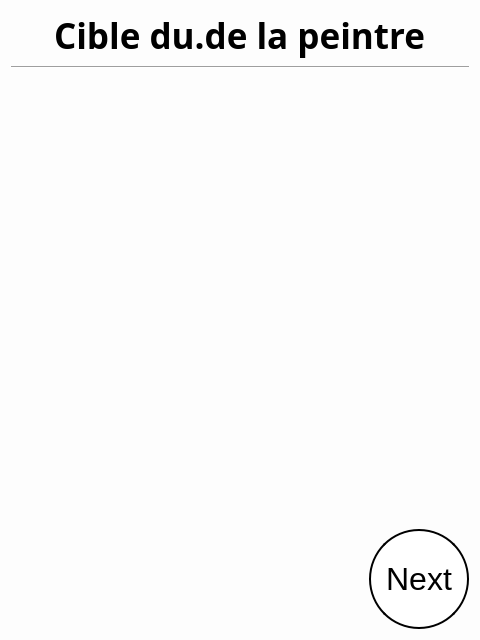
<?xml version="1.0" encoding="UTF-8"?>
<ui version="4.0">
 <class>PainterTarget</class>
 <widget class="QWidget" name="PainterTarget">
  <property name="geometry">
   <rect>
    <x>0</x>
    <y>0</y>
    <width>480</width>
    <height>640</height>
   </rect>
  </property>
  <property name="windowTitle">
   <string>Form</string>
  </property>
  <property name="styleSheet">
   <string notr="true">#PainterTarget {
    background-color: rgb(253, 253, 253);
    }

QPushButton  {
    border: 2px solid black;
    background-color: white;
    padding: 10px 10px;
    font-size: 32px;
    border-radius: 50px;
}</string>
  </property>
  <layout class="QGridLayout" name="gridLayout">
   <item row="0" column="0">
    <layout class="QVBoxLayout" name="verticalLayout_2">
     <item alignment="Qt::AlignHCenter">
      <widget class="QLabel" name="label">
       <property name="sizePolicy">
        <sizepolicy hsizetype="Fixed" vsizetype="Fixed">
         <horstretch>0</horstretch>
         <verstretch>0</verstretch>
        </sizepolicy>
       </property>
       <property name="font">
        <font>
         <family>Yu Gothic UI Semibold</family>
         <pointsize>26</pointsize>
         <weight>75</weight>
         <bold>true</bold>
        </font>
       </property>
       <property name="text">
        <string>Cible du.de la peintre</string>
       </property>
       <property name="alignment">
        <set>Qt::AlignCenter</set>
       </property>
      </widget>
     </item>
     <item>
      <layout class="QVBoxLayout" name="verticalLayout">
       <item>
        <widget class="Line" name="line">
         <property name="font">
          <font>
           <family>Yu Gothic UI Semilight</family>
           <pointsize>18</pointsize>
          </font>
         </property>
         <property name="orientation">
          <enum>Qt::Horizontal</enum>
         </property>
        </widget>
       </item>
       <item>
        <spacer name="verticalSpacer">
         <property name="orientation">
          <enum>Qt::Vertical</enum>
         </property>
         <property name="sizeHint" stdset="0">
          <size>
           <width>20</width>
           <height>40</height>
          </size>
         </property>
        </spacer>
       </item>
       <item alignment="Qt::AlignRight">
        <widget class="QPushButton" name="nextButton">
         <property name="sizePolicy">
          <sizepolicy hsizetype="Fixed" vsizetype="Fixed">
           <horstretch>0</horstretch>
           <verstretch>0</verstretch>
          </sizepolicy>
         </property>
         <property name="minimumSize">
          <size>
           <width>100</width>
           <height>100</height>
          </size>
         </property>
         <property name="text">
          <string>Next</string>
         </property>
        </widget>
       </item>
      </layout>
     </item>
    </layout>
   </item>
  </layout>
 </widget>
 <resources/>
 <connections/>
</ui>
